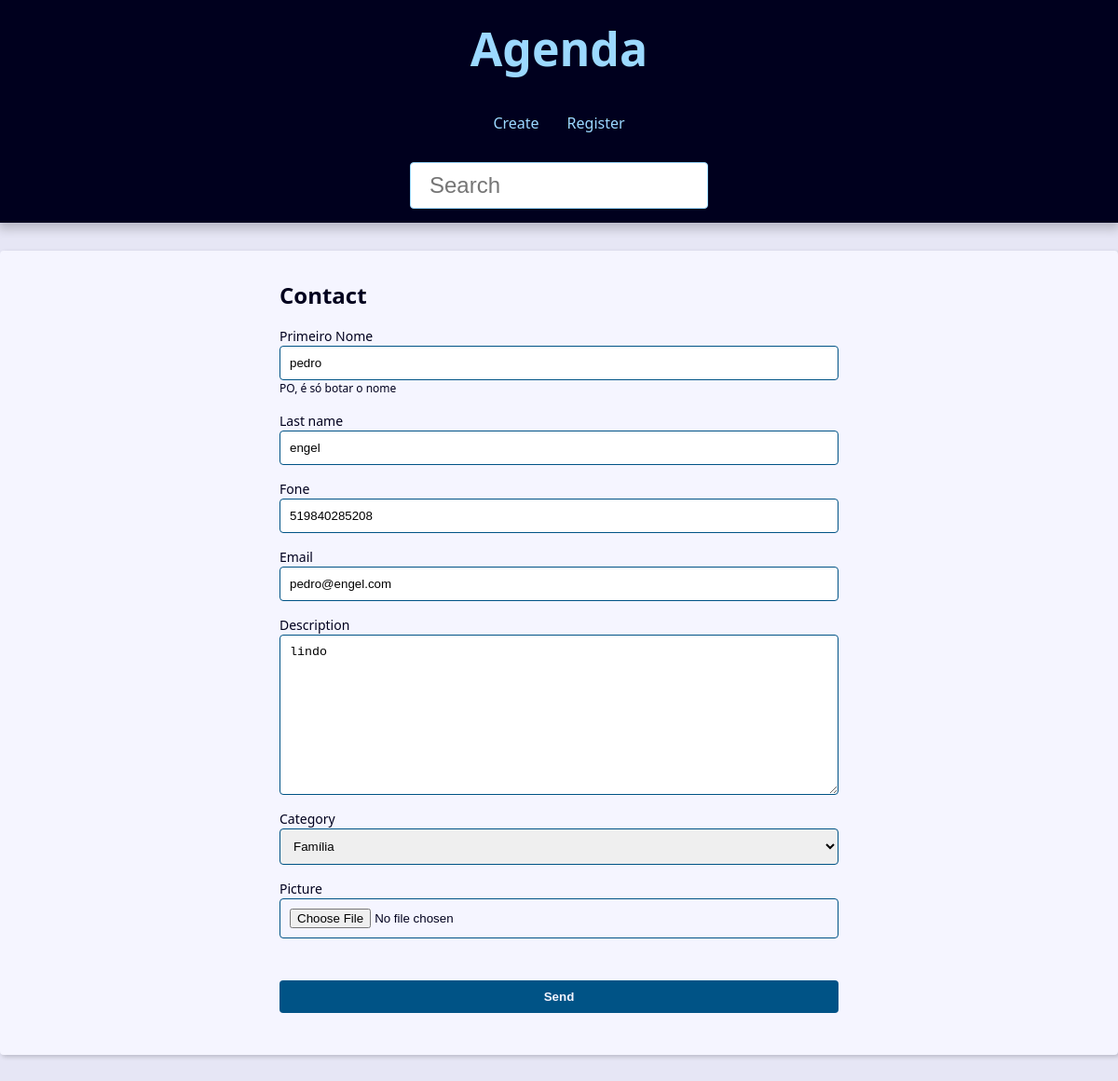
/contact/1010/update/, run on the app's committed database.
### contact/models.py (models this page shows, shortened)
class Contact(models.Model):
    first_name = models.CharField(
        max_length=50,
    )
    last_name = models.CharField(max_length=50, blank=True)
    fone = models.CharField(
        max_length=50
    )
    email = models.EmailField(max_length=254, blank=True)
    created_date = models.DateTimeField(default=timezone.now)
    description = models.TextField(blank=True)
    show = models.BooleanField(default=True)
    picture = models.ImageField(blank=True, upload_to="pictures/%Y/%m/")
    category = models.ForeignKey(
        Category, on_delete=models.SET_NULL, blank=True, null=True
    )
    owner = models.ForeignKey(
        User, on_delete=models.SET_NULL, blank=True, null=True)

### contact/views/contact_forms.py (the view, shortened to what this page needs)
# urls.py: path("contact/<int:contact_id>/update/",
def update(request: HttpRequest, contact_id) -> HttpResponse:
    contact = get_object_or_404(Contact, pk=contact_id, show=True)
    form_action = reverse("contact:update_contact", args=(contact_id, ))
    context = {
        "form": ContactForm(instance=contact),
        "site_title": "Create Contact",
        "form_action": form_action,
    }
    return render(request, "contact/create.html", context)

### contact/forms.py (shortened to what this page needs)
class ContactForm(forms.ModelForm):
    picture = forms.ImageField(
        widget=forms.FileInput(attrs={"accept": "image/*"})
    )  # flake8: noqa
    first_name = forms.CharField(
        widget=forms.TextInput(
            attrs={
                "placeHolder": "Escreva seu nome",
            }
        ),
        label="Primeiro Nome",
        help_text="PO, é só botar o nome",
    )
    class Meta:
        model = Contact
        fields = (
            "first_name",
            "last_name",
            "fone",
            "email",
            "description",
            "category",
            "picture",
        )

### contact/models.py (called while the page is built)
    def __str__(self) -> str:  # type: ignore
        return f"{self.name}"

### contact/templates/contact/create.html (shortened to what this page needs)
{% extends "global/base.html" %}
{% block content %}
<div class="form-wrapper">
    <h2>Contact</h2>
    <form
      action="{{ form_action }}"
      method="POST"
      enctype="multipart/form-data"
    >
      <div class="form-content">
        {% for field in form  %}
          <div class="form-group">
            <label for="{{ field.id_for_label }}">{{ field.label }}</label>
            {{ field }}
            {% if field.help_text %}
               <p class="help-text"> {{ field.help_text }}</p>
            {% endif %}
          </div>
          {% if field.name == 'picture' and field.value.url %}
            <div class="form-group">
            </div>
          {% endif %}
        {% endfor %}
      <div class="form-content">
        <div class="form-group">
          <button class="btn" type="submit">Send</button>
        </div>
      </div>
    </form>
  </div>
{% endblock content %}

### base_static/global/css/style.css (style rules this page uses)
:root { --spacing: 1.5rem; --link-dark-color: rgb(0, 83, 134); --link-light-color: rgb(156, 217, 255); --clr-white: rgb(245, 245, 255); --clr-black: rgb(0, 0, 30); --clr-light-gray: rgb(230, 230, 245); --clr-dark-shadow-5: rgba(0, 0, 10, 5%); --clr-dark-shadow-10: rgba(0, 0, 10, 10%); --clr-dark-shadow-20: rgba(0, 0, 10, 20%); --clr-light-shadow-5: rgba(200, 200, 255, 5%); --clr-light-shadow-10: rgba(200, 200, 255, 10%); --clr-light-shadow-20: rgba(200, 200, 255, 20%); --main-page-width: 120rem; --table-min-width: 60rem; --biggest-font-size: 5rem; --bigger-font-size: 4rem; --big-font-size: 3.2rem; --medium-font-size: 2.4rem; --small-font-size: 1.6rem; --smaller-font-size: 1.4rem; --smallest-font-size: 1.2rem; --transition-fast: 300ms; --transition-medium: 600ms; --transition-slow: 1s; --default-border-radius: 4px; }
*, *::before, *::after { margin: 0; padding: 0; box-sizing: border-box; }
html { font-size: 62.5%; }
body { font-family: system-ui, -apple-system, BlinkMacSystemFont, 'Segoe UI', Roboto, Oxygen, Ubuntu, Cantarell, 'Open Sans', 'Helvetica Neue', sans-serif; line-height: 1.5; font-size: var(--small-font-size); color: var(--clr-black); -webkit-font-smoothing: antialiased; background: var(--clr-light-gray); }
.form-wrapper { max-width: 60rem; margin: var(--spacing) auto; }
.form-content { margin: var(--spacing) 0; }
.form-group { display: flex; flex-direction: column; padding-bottom: var(--spacing); }
.form-group p { margin: 1em 0; }
.form-group .help-text, .form-group .help-text ~ ul { margin: 0; font-size: var(--smallest-font-size); list-style: none; }
.form-group input, .form-group textarea, .form-group select { padding: 1rem; border-radius: var(--default-border-radius); border: 1px solid var(--link-dark-color); }
.form-group label { font-size: var(--smaller-font-size); }
.btn { background-color: var(--link-dark-color); color: var(--clr-white); font-weight: bold; border: none; padding: 1rem 2rem; border-radius: var(--default-border-radius); cursor: pointer; transition: filter var(--transition-fast) ease-in-out; }

### data on the page
Contact: form "pedro" "engel" "519840285208" "pedro@engel.com" "lindo" "Família"

### other printed values
{{ field.label }} "Primeiro Nome" "Last name" "Fone" "Email" "Description" "Category" "Picture"
{{ field.help_text }} "PO, é só botar o nome"
